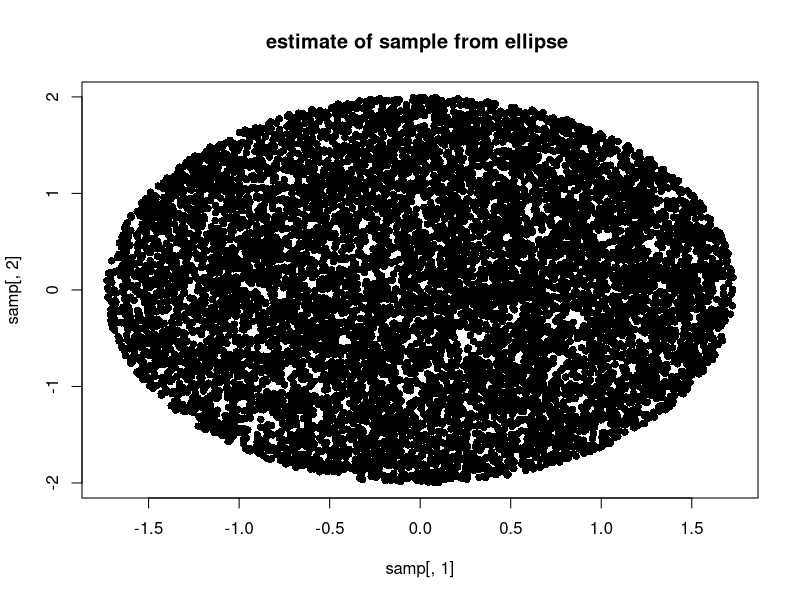

This chart was generated by the following R code:
# Coding Assignment 1 
# sampling from ellipse

### Paste your function here


ellipse<- function(a,b){
  count <- 0
  accept <- 0
  
  a= sqrt(a)
  b= sqrt(b)
  
  while(accept == 0){
    count <- count+1
    
    U1 <- runif(1)
    U2 <- runif(1)
    
    U1 <- 2*a*U1- a
    U2 <- 2*b*U2- b
    
    if((U1/a)^2 +(U2/b)^2 <=1 ){
      accept <- accept+1
      return(c(U1,U2,count))
    }
  }
} 

N = 1e4 
samp <- matrix(0,ncol=2,nrow=N)
counts<- numeric(N)

for(i in 1:N){
  foo <- ellipse(3,4)
  samp[i,]<- foo[1:2]
  counts[i]<- foo[3]
}

plot(samp[,1],samp[,2],pch=16,main= "estimate of sample from ellipse ")

mean(counts)
